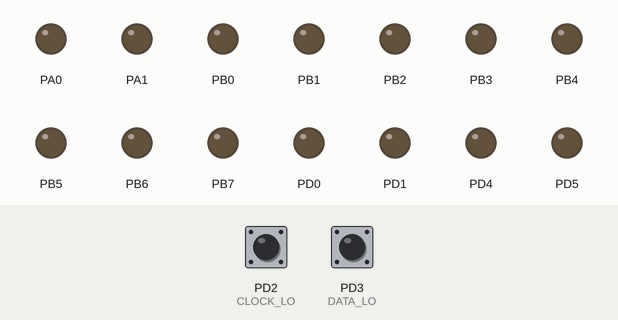
The program below on a simulated ATtiny2313, built with avr-gcc and emulated at 8 MHz. Parts: output pins drawn as LEDs (lit = HIGH). The inputs (shaded band) are chosen by the test bench; at power-on: PD2 (CLOCK_LO) HIGH, PD3 (DATA_LO) HIGH. Sleep ends after the set time or at an interrupt.

Above: at 1.2 s.
1.3 s: PD2 (CLOCK_LO) pulled LOW for 0.15 s
At 2.3 s:
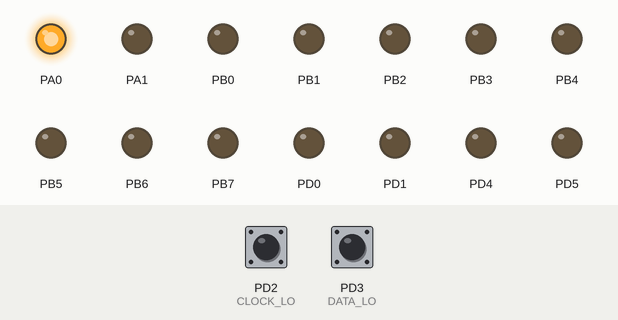
4.4 s: PD3 (DATA_LO) pulled LOW for 0.15 s
At 4.47 s:
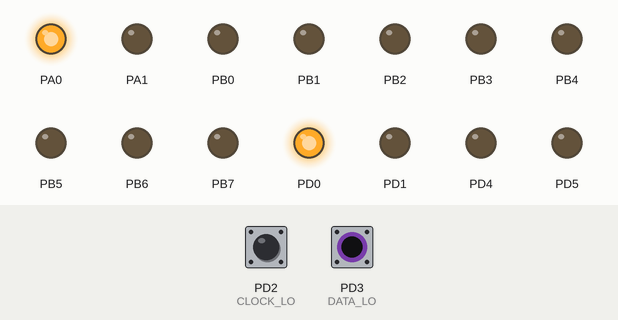
7.4 s: PD2 (CLOCK_LO) pulled LOW for 3.2 s
At 8.9 s:
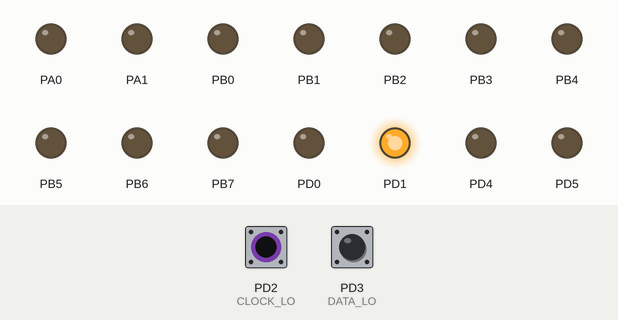
Timing chart, 0 to 18.1 s (numbered marks = the images above; inputs shaded):
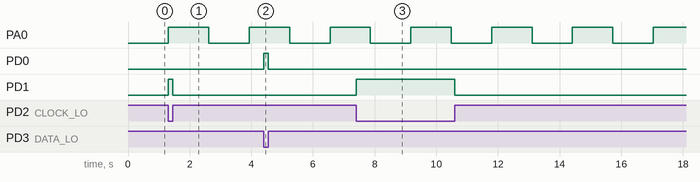

Measured:
- after the input at 1.3 s, PD1: LOW → HIGH at once, → LOW 0.15 s later
- after the input at 4.4 s, PD0: LOW → HIGH at once, → LOW 0.15 s later
- after the input at 7.4 s, PD1: LOW → HIGH at once, → LOW 3.2 s later
- by itself, PA0: alternates HIGH for 1.3 s and LOW for 1.3 s

The program:

main.c
```c
#include <avr/interrupt.h>
#include <avr/io.h>
#include <math.h>
#include <stdlib.h>

/*
 * PA0, PA1: status LED
 * PD0: SDA out
 * PD1: SCL out
 * PD4, PD6: binary out
 * PB0, PB1, PB5, PB6, PB7: binary out
 * PB2, PB3, PB4, PD5: analog out (pwm)
 */

/*
 * PD2 and PD3 are inverted (optokoppler to gnd and internal pull-ups)
 */
#define CLOCK_LO ( ( PIND & _BV(PD2) ) != 0 )
#define CLOCK_HI ( ( PIND & _BV(PD2) ) == 0 )
#define DATA_LO ( ( PIND & _BV(PD3) ) != 0 )
#define DATA_HI ( ( PIND & _BV(PD3) ) == 0 )
#define DATA_BIT ( ( ~PIND & _BV(PD3) ) >> PD3 )

#define MYADDRESS (0x000f)

volatile uint8_t binary_1 = 0;
volatile uint8_t binary_2 = 0;
volatile uint8_t pwm[4];
volatile uint16_t address;

int main (void)
{
	uint16_t start_delay;

	/* watchdog reset after ~4 seconds */
	MCUSR &= ~_BV(WDRF);
	WDTCSR = _BV(WDCE) | _BV(WDE);
	WDTCSR = _BV(WDE) | _BV(WDP3);

	ACSR |= _BV(ACD);

	DDRA = _BV(0) | _BV(1);
	DDRB = 0xff;
	DDRD = _BV(DDD0) | _BV(DDD1) | _BV(DDD4) | _BV(DDD5) | _BV(DDD6);

	PORTB = 0;
	PORTD = _BV(PD2) | _BV(PD3);

	MCUCR |= _BV(ISC10) | _BV(ISC00);
	GIMSK |= _BV(INT1)  | _BV(INT0);

	/* disabled fast PWM on OC0A and OC0B, interrupt on overflow*/
	TCCR0A = _BV(WGM01) | _BV(WGM00);
	TCCR0B = _BV(CS00);
	TIMSK = _BV(TOIE0);

	/* disabled 8-bit fast PWM on OC1A and OC1B */
	TCCR1A = _BV(WGM10);
	TCCR1B = _BV(WGM12) | _BV(CS00);

	for (start_delay = 0; start_delay < 0xff; start_delay++)
		asm("nop");

	sei();

	while (1) {
		MCUCR |= _BV(SE);
		asm("sleep");
	}

	return 0;
}

static void apply_pwm(void)
{
	if (OCR0A)
		TCCR0A |= _BV(COM0A1);
	else
		TCCR0A &= ~_BV(COM0A1);

	if (OCR0B)
		TCCR0A |= _BV(COM0B1);
	else
		TCCR0A &= ~_BV(COM0B1);

	if (OCR1A)
		TCCR1A |= _BV(COM1A1);
	else
		TCCR1A &= ~_BV(COM1A1);

	if (OCR1B)
		TCCR1A |= _BV(COM1B1);
	else
		TCCR1A &= ~_BV(COM1B1);
}

ISR(INT0_vect)
{
	if (CLOCK_HI) {
		PORTD |= _BV(PD1);

		// rising clock: read data
		binary_1 = (binary_1 << 1) | (binary_2 >> 7);
		binary_2 = (binary_2 << 1) | (pwm[3] >> 7);
		pwm[3] = (pwm[3] << 1) | (pwm[2] >> 7);
		pwm[2] = (pwm[2] << 1) | (pwm[1] >> 7);
		pwm[1] = (pwm[1] << 1) | (pwm[0] >> 7);
		pwm[0] = (pwm[0] << 1) | (address >> 15);
		address = (address << 1) | DATA_BIT;

		if (DATA_BIT != 0)
			PORTA |= _BV(PA1);
		else
			PORTA &= ~_BV(PA1);
	}
	else {
		PORTD &= ~_BV(PD1);

		if (DATA_HI && (address == MYADDRESS)) {
			// falling clock, data is high: end of transmission

			PORTB = binary_1
				& ( _BV(0) | _BV(1) | _BV(5) | _BV(6) | _BV(7) );

			if (binary_2 & _BV(4) )
				PORTD |= _BV(PD4);
			else
				PORTD &= ~_BV(PD4);

			if (binary_2 & _BV(6) )
				PORTD |= _BV(PD6);
			else
				PORTD &= ~_BV(PD6);

			OCR0A = pwm[0];
			OCR0B = pwm[1];
			OCR1A = pwm[2];
			OCR1B = pwm[3];
			apply_pwm();
		}
	}
}

ISR(INT1_vect)
{
	if (DATA_HI)
		PORTD |= _BV(PD0);
	else
		PORTD &= ~_BV(PD0);
}

ISR(TIMER0_OVF_vect)
{
	static uint16_t cnt = 0;
	if (++cnt == 0x9fff) {
		PINA |= _BV(PA0);
		cnt = 0;
	}
	asm("wdr");
}
```
